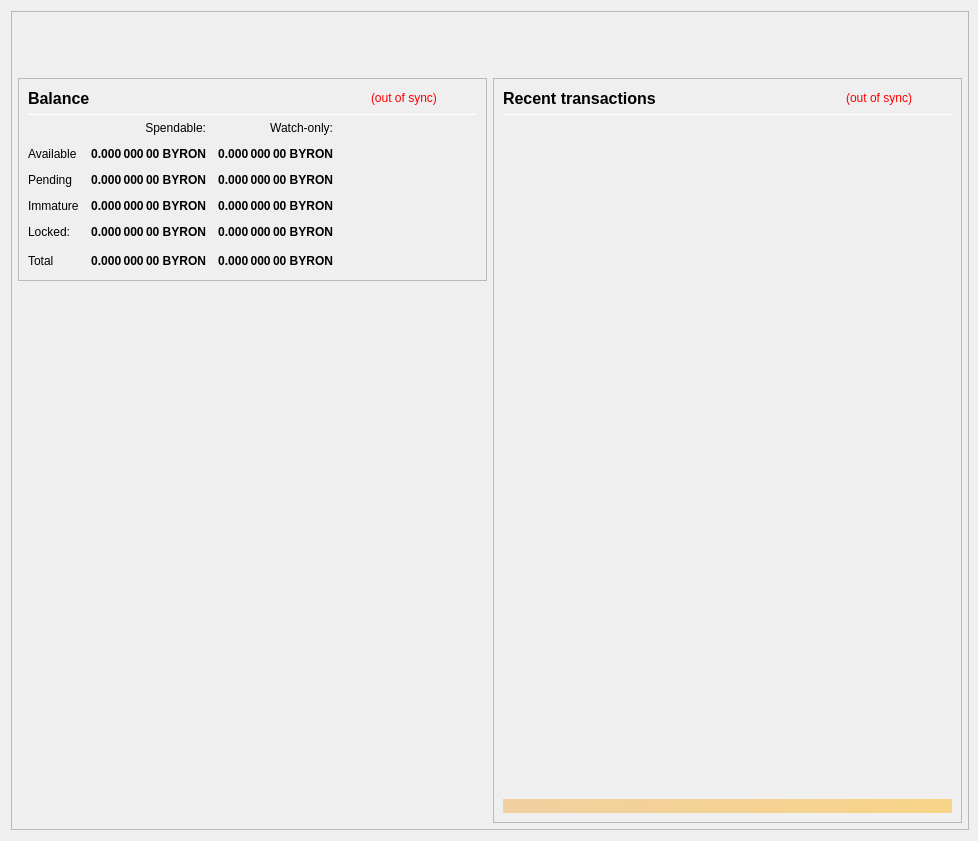
<?xml version="1.0" encoding="UTF-8"?>
<ui version="4.0">
 <class>OverviewPage</class>
 <widget class="QWidget" name="OverviewPage">
  <property name="geometry">
   <rect>
    <x>0</x>
    <y>0</y>
    <width>978</width>
    <height>841</height>
   </rect>
  </property>
  <property name="minimumSize">
   <size>
    <width>960</width>
    <height>682</height>
   </size>
  </property>
  <property name="font">
   <font>
    <weight>50</weight>
    <bold>false</bold>
   </font>
  </property>
  <property name="windowTitle">
   <string>Form</string>
  </property>
  <layout class="QVBoxLayout" name="topLayout" stretch="0">
   <property name="rightMargin">
    <number>9</number>
   </property>
   <item>
    <widget class="QFrame" name="frame_BG">
     <property name="minimumSize">
      <size>
       <width>850</width>
       <height>610</height>
      </size>
     </property>
     <property name="maximumSize">
      <size>
       <width>16777215</width>
       <height>16777215</height>
      </size>
     </property>
     <property name="frameShape">
      <enum>QFrame::StyledPanel</enum>
     </property>
     <property name="frameShadow">
      <enum>QFrame::Raised</enum>
     </property>
     <layout class="QVBoxLayout" name="verticalLayout_3" stretch="0">
      <property name="leftMargin">
       <number>0</number>
      </property>
      <property name="topMargin">
       <number>0</number>
      </property>
      <property name="rightMargin">
       <number>0</number>
      </property>
      <property name="bottomMargin">
       <number>6</number>
      </property>
      <item>
       <layout class="QVBoxLayout" name="verticalLayout_Master" stretch="0,1">
        <property name="leftMargin">
         <number>0</number>
        </property>
        <property name="topMargin">
         <number>0</number>
        </property>
        <property name="rightMargin">
         <number>0</number>
        </property>
        <property name="bottomMargin">
         <number>0</number>
        </property>
        <item>
         <widget class="QFrame" name="frame_Header">
          <layout class="QVBoxLayout" name="verticalLayout_Header" stretch="0">
           <property name="leftMargin">
            <number>0</number>
           </property>
           <property name="topMargin">
            <number>0</number>
           </property>
           <property name="rightMargin">
            <number>0</number>
           </property>
           <property name="bottomMargin">
            <number>0</number>
           </property>
           <item>
            <layout class="QHBoxLayout" name="horizontalLayout_Header" stretch="1,0">
             <property name="spacing">
              <number>6</number>
             </property>
             <item>
              <spacer name="horizontalSpacer_Header">
               <property name="orientation">
                <enum>Qt::Horizontal</enum>
               </property>
               <property name="sizeHint" stdset="0">
                <size>
                 <width>40</width>
                 <height>20</height>
                </size>
               </property>
              </spacer>
             </item>
             <item>
              <widget class="QLabel" name="labelOverviewHeaderRight">
               <property name="minimumSize">
                <size>
                 <width>464</width>
                 <height>60</height>
                </size>
               </property>
               <property name="maximumSize">
                <size>
                 <width>16777215</width>
                 <height>60</height>
                </size>
               </property>
               <property name="font">
                <font>
                 <pointsize>14</pointsize>
                </font>
               </property>
               <property name="text">
                <string/>
               </property>
               <property name="alignment">
                <set>Qt::AlignRight|Qt::AlignTrailing|Qt::AlignVCenter</set>
               </property>
              </widget>
             </item>
            </layout>
           </item>
          </layout>
         </widget>
        </item>
        <item>
         <widget class="QFrame" name="frame_Content">
          <layout class="QVBoxLayout" name="verticalLayout_Content">
           <property name="leftMargin">
            <number>6</number>
           </property>
           <property name="topMargin">
            <number>0</number>
           </property>
           <property name="rightMargin">
            <number>6</number>
           </property>
           <property name="bottomMargin">
            <number>0</number>
           </property>
           <item>
            <layout class="QHBoxLayout" name="horizontalLayout_Content" stretch="1,1">
             <property name="spacing">
              <number>6</number>
             </property>
             <item>
              <layout class="QVBoxLayout" name="verticalLayout_left" stretch="0,0">
               <item>
                <widget class="QFrame" name="frameBalances">
                 <property name="frameShape">
                  <enum>QFrame::StyledPanel</enum>
                 </property>
                 <property name="frameShadow">
                  <enum>QFrame::Raised</enum>
                 </property>
                 <layout class="QVBoxLayout" name="verticalLayout_4">
                  <item>
                   <layout class="QHBoxLayout" name="hlBalancesHeader" stretch="2,0,0">
                    <property name="spacing">
                     <number>6</number>
                    </property>
                    <item>
                     <widget class="QLabel" name="labelBalances">
                      <property name="minimumSize">
                       <size>
                        <width>0</width>
                        <height>0</height>
                       </size>
                      </property>
                      <property name="font">
                       <font>
                        <pointsize>12</pointsize>
                        <weight>75</weight>
                        <bold>true</bold>
                       </font>
                      </property>
                      <property name="text">
                       <string>Balance</string>
                      </property>
                     </widget>
                    </item>
                    <item>
                     <widget class="QLabel" name="labelWalletStatus">
                      <property name="cursor">
                       <cursorShape>WhatsThisCursor</cursorShape>
                      </property>
                      <property name="toolTip">
                       <string>The displayed information may be out of date. Your wallet automatically synchronizes with the Byron network after a connection is established, but this process has not completed yet.</string>
                      </property>
                      <property name="styleSheet">
                       <string notr="true">QLabel { color: red; }</string>
                      </property>
                      <property name="text">
                       <string notr="true">(out of sync)</string>
                      </property>
                      <property name="alignment">
                       <set>Qt::AlignLeading|Qt::AlignLeft|Qt::AlignVCenter</set>
                      </property>
                     </widget>
                    </item>
                    <item>
                     <spacer name="hsBalancesHeader">
                      <property name="orientation">
                       <enum>Qt::Horizontal</enum>
                      </property>
                      <property name="sizeHint" stdset="0">
                       <size>
                        <width>40</width>
                        <height>20</height>
                       </size>
                      </property>
                     </spacer>
                    </item>
                   </layout>
                  </item>
                  <item>
                   <widget class="Line" name="lineBalances">
                    <property name="minimumSize">
                     <size>
                      <width>0</width>
                      <height>1</height>
                     </size>
                    </property>
                    <property name="maximumSize">
                     <size>
                      <width>16777215</width>
                      <height>1</height>
                     </size>
                    </property>
                    <property name="orientation">
                     <enum>Qt::Horizontal</enum>
                    </property>
                   </widget>
                  </item>
                  <item>
                   <layout class="QGridLayout" name="gridLayout">
                    <property name="spacing">
                     <number>12</number>
                    </property>
                    <item row="0" column="1">
                     <widget class="QLabel" name="labelSpendable">
                      <property name="text">
                       <string>Spendable:</string>
                      </property>
                      <property name="alignment">
                       <set>Qt::AlignRight|Qt::AlignTrailing|Qt::AlignVCenter</set>
                      </property>
                     </widget>
                    </item>
                    <item row="0" column="2">
                     <widget class="QLabel" name="labelWatchonly">
                      <property name="text">
                       <string>Watch-only:</string>
                      </property>
                      <property name="alignment">
                       <set>Qt::AlignRight|Qt::AlignTrailing|Qt::AlignVCenter</set>
                      </property>
                     </widget>
                    </item>
                    <item row="1" column="0">
                     <widget class="QLabel" name="labelAvailableText">
                      <property name="text">
                       <string>Available</string>
                      </property>
                      <property name="textInteractionFlags">
                       <set>Qt::NoTextInteraction</set>
                      </property>
                     </widget>
                    </item>
                    <item row="1" column="1">
                     <widget class="QLabel" name="labelAvailable">
                      <property name="font">
                       <font>
                        <weight>75</weight>
                        <bold>true</bold>
                       </font>
                      </property>
                      <property name="cursor">
                       <cursorShape>ArrowCursor</cursorShape>
                      </property>
                      <property name="toolTip">
                       <string>Your current spendable balance</string>
                      </property>
                      <property name="text">
                       <string notr="true">0.000 000 00 BYRON</string>
                      </property>
                      <property name="alignment">
                       <set>Qt::AlignRight|Qt::AlignTrailing|Qt::AlignVCenter</set>
                      </property>
                      <property name="textInteractionFlags">
                       <set>Qt::NoTextInteraction</set>
                      </property>
                     </widget>
                    </item>
                    <item row="1" column="2">
                     <widget class="QLabel" name="labelWatchAvailable">
                      <property name="font">
                       <font>
                        <weight>75</weight>
                        <bold>true</bold>
                       </font>
                      </property>
                      <property name="cursor">
                       <cursorShape>ArrowCursor</cursorShape>
                      </property>
                      <property name="toolTip">
                       <string>Your current balance in watch-only addresses</string>
                      </property>
                      <property name="text">
                       <string notr="true">0.000 000 00 BYRON</string>
                      </property>
                      <property name="alignment">
                       <set>Qt::AlignRight|Qt::AlignTrailing|Qt::AlignVCenter</set>
                      </property>
                      <property name="textInteractionFlags">
                       <set>Qt::NoTextInteraction</set>
                      </property>
                     </widget>
                    </item>
                    <item row="2" column="0">
                     <widget class="QLabel" name="labelPendingText">
                      <property name="text">
                       <string>Pending</string>
                      </property>
                      <property name="textInteractionFlags">
                       <set>Qt::NoTextInteraction</set>
                      </property>
                     </widget>
                    </item>
                    <item row="2" column="1">
                     <widget class="QLabel" name="labelPending">
                      <property name="font">
                       <font>
                        <weight>75</weight>
                        <bold>true</bold>
                       </font>
                      </property>
                      <property name="cursor">
                       <cursorShape>ArrowCursor</cursorShape>
                      </property>
                      <property name="toolTip">
                       <string>Total of transactions that have yet to be confirmed, and do not yet count toward the spendable balance</string>
                      </property>
                      <property name="text">
                       <string notr="true">0.000 000 00 BYRON</string>
                      </property>
                      <property name="alignment">
                       <set>Qt::AlignRight|Qt::AlignTrailing|Qt::AlignVCenter</set>
                      </property>
                      <property name="textInteractionFlags">
                       <set>Qt::NoTextInteraction</set>
                      </property>
                     </widget>
                    </item>
                    <item row="2" column="2">
                     <widget class="QLabel" name="labelWatchPending">
                      <property name="font">
                       <font>
                        <weight>75</weight>
                        <bold>true</bold>
                       </font>
                      </property>
                      <property name="cursor">
                       <cursorShape>ArrowCursor</cursorShape>
                      </property>
                      <property name="toolTip">
                       <string>Unconfirmed transactions to watch-only addresses</string>
                      </property>
                      <property name="text">
                       <string notr="true">0.000 000 00 BYRON</string>
                      </property>
                      <property name="alignment">
                       <set>Qt::AlignRight|Qt::AlignTrailing|Qt::AlignVCenter</set>
                      </property>
                      <property name="textInteractionFlags">
                       <set>Qt::NoTextInteraction</set>
                      </property>
                     </widget>
                    </item>
                    <item row="3" column="0">
                     <widget class="QLabel" name="labelImmatureText">
                      <property name="text">
                       <string>Immature</string>
                      </property>
                      <property name="textInteractionFlags">
                       <set>Qt::NoTextInteraction</set>
                      </property>
                     </widget>
                    </item>
                    <item row="3" column="1">
                     <widget class="QLabel" name="labelImmature">
                      <property name="font">
                       <font>
                        <weight>75</weight>
                        <bold>true</bold>
                       </font>
                      </property>
                      <property name="cursor">
                       <cursorShape>ArrowCursor</cursorShape>
                      </property>
                      <property name="toolTip">
                       <string>Staked or masternode rewards that has not yet matured</string>
                      </property>
                      <property name="text">
                       <string notr="true">0.000 000 00 BYRON</string>
                      </property>
                      <property name="alignment">
                       <set>Qt::AlignRight|Qt::AlignTrailing|Qt::AlignVCenter</set>
                      </property>
                      <property name="textInteractionFlags">
                       <set>Qt::NoTextInteraction</set>
                      </property>
                     </widget>
                    </item>
                    <item row="3" column="2">
                     <widget class="QLabel" name="labelWatchImmature">
                      <property name="font">
                       <font>
                        <weight>75</weight>
                        <bold>true</bold>
                       </font>
                      </property>
                      <property name="cursor">
                       <cursorShape>ArrowCursor</cursorShape>
                      </property>
                      <property name="toolTip">
                       <string>Staked or masternode rewards in watch-only addresses that has not yet matured</string>
                      </property>
                      <property name="text">
                       <string notr="true">0.000 000 00 BYRON</string>
                      </property>
                      <property name="alignment">
                       <set>Qt::AlignRight|Qt::AlignTrailing|Qt::AlignVCenter</set>
                      </property>
                      <property name="textInteractionFlags">
                       <set>Qt::NoTextInteraction</set>
                      </property>
                     </widget>
                    </item>
                    <item row="4" column="0">
                     <widget class="QLabel" name="labelLockedText">
                      <property name="toolTip">
                       <string>Locked BYRON or Masternode collaterals.</string>
                      </property>
                      <property name="text">
                       <string>Locked:</string>
                      </property>
                     </widget>
                    </item>
                    <item row="4" column="1">
                     <widget class="QLabel" name="labelLocked">
                      <property name="font">
                       <font>
                        <weight>75</weight>
                        <bold>true</bold>
                       </font>
                      </property>
                      <property name="cursor">
                       <cursorShape>ArrowCursor</cursorShape>
                      </property>
                      <property name="toolTip">
                       <string>Locked BYRON or Masternode collaterals.</string>
                      </property>
                      <property name="text">
                       <string notr="true">0.000 000 00 BYRON</string>
                      </property>
                      <property name="alignment">
                       <set>Qt::AlignRight|Qt::AlignTrailing|Qt::AlignVCenter</set>
                      </property>
                      <property name="textInteractionFlags">
                       <set>Qt::NoTextInteraction</set>
                      </property>
                     </widget>
                    </item>
                    <item row="4" column="2">
                     <widget class="QLabel" name="labelWatchLocked">
                      <property name="font">
                       <font>
                        <weight>75</weight>
                        <bold>true</bold>
                       </font>
                      </property>
                      <property name="cursor">
                       <cursorShape>ArrowCursor</cursorShape>
                      </property>
                      <property name="toolTip">
                       <string>Current locked balance in watch-only addresses</string>
                      </property>
                      <property name="text">
                       <string notr="true">0.000 000 00 BYRON</string>
                      </property>
                      <property name="alignment">
                       <set>Qt::AlignRight|Qt::AlignTrailing|Qt::AlignVCenter</set>
                      </property>
                      <property name="textInteractionFlags">
                       <set>Qt::NoTextInteraction</set>
                      </property>
                     </widget>
                    </item>
                    <item row="5" column="0">
                     <widget class="QLabel" name="labelTotalText">
                      <property name="text">
                       <string>Total</string>
                      </property>
                      <property name="textInteractionFlags">
                       <set>Qt::NoTextInteraction</set>
                      </property>
                     </widget>
                    </item>
                    <item row="5" column="1">
                     <widget class="QLabel" name="labelTotal">
                      <property name="font">
                       <font>
                        <weight>75</weight>
                        <bold>true</bold>
                       </font>
                      </property>
                      <property name="cursor">
                       <cursorShape>ArrowCursor</cursorShape>
                      </property>
                      <property name="toolTip">
                       <string>Your current total balance</string>
                      </property>
                      <property name="text">
                       <string notr="true">0.000 000 00 BYRON</string>
                      </property>
                      <property name="alignment">
                       <set>Qt::AlignRight|Qt::AlignTrailing|Qt::AlignVCenter</set>
                      </property>
                      <property name="textInteractionFlags">
                       <set>Qt::NoTextInteraction</set>
                      </property>
                     </widget>
                    </item>
                    <item row="5" column="2">
                     <widget class="QLabel" name="labelWatchTotal">
                      <property name="font">
                       <font>
                        <weight>75</weight>
                        <bold>true</bold>
                       </font>
                      </property>
                      <property name="cursor">
                       <cursorShape>ArrowCursor</cursorShape>
                      </property>
                      <property name="toolTip">
                       <string>Current total balance in watch-only addresses</string>
                      </property>
                      <property name="text">
                       <string notr="true">0.000 000 00 BYRON</string>
                      </property>
                      <property name="alignment">
                       <set>Qt::AlignRight|Qt::AlignTrailing|Qt::AlignVCenter</set>
                      </property>
                      <property name="textInteractionFlags">
                       <set>Qt::NoTextInteraction</set>
                      </property>
                     </widget>
                    </item>
                    <item row="5" column="3">
                     <spacer name="hsBalances">
                      <property name="orientation">
                       <enum>Qt::Horizontal</enum>
                      </property>
                      <property name="sizeHint" stdset="0">
                       <size>
                        <width>40</width>
                        <height>20</height>
                       </size>
                      </property>
                     </spacer>
                    </item>
                   </layout>
                  </item>
                 </layout>
                </widget>
               </item>
               <item>
                <spacer name="verticalSpacer">
                 <property name="orientation">
                  <enum>Qt::Vertical</enum>
                 </property>
                 <property name="sizeHint" stdset="0">
                  <size>
                   <width>20</width>
                   <height>40</height>
                  </size>
                 </property>
                </spacer>
               </item>
              </layout>
             </item>
             <item>
              <layout class="QVBoxLayout" name="verticalLayout_right" stretch="1">
               <item>
                <widget class="QFrame" name="frame_RecentTransactions">
                 <property name="minimumSize">
                  <size>
                   <width>0</width>
                   <height>0</height>
                  </size>
                 </property>
                 <property name="frameShape">
                  <enum>QFrame::StyledPanel</enum>
                 </property>
                 <property name="frameShadow">
                  <enum>QFrame::Raised</enum>
                 </property>
                 <layout class="QVBoxLayout" name="verticalLayout_1" stretch="0,0,0,0,0">
                  <item>
                   <layout class="QHBoxLayout" name="horizontalLayout_2" stretch="2,0,0">
                    <property name="spacing">
                     <number>3</number>
                    </property>
                    <item>
                     <widget class="QLabel" name="labelRecentTransactions">
                      <property name="minimumSize">
                       <size>
                        <width>0</width>
                        <height>20</height>
                       </size>
                      </property>
                      <property name="font">
                       <font>
                        <pointsize>12</pointsize>
                        <weight>75</weight>
                        <bold>true</bold>
                       </font>
                      </property>
                      <property name="text">
                       <string>Recent transactions</string>
                      </property>
                     </widget>
                    </item>
                    <item>
                     <widget class="QLabel" name="labelTransactionsStatus">
                      <property name="cursor">
                       <cursorShape>WhatsThisCursor</cursorShape>
                      </property>
                      <property name="toolTip">
                       <string>The displayed information may be out of date. Your wallet automatically synchronizes with the Byron network after a connection is established, but this process has not completed yet.</string>
                      </property>
                      <property name="styleSheet">
                       <string notr="true">QLabel { color: red; }</string>
                      </property>
                      <property name="text">
                       <string notr="true">(out of sync)</string>
                      </property>
                      <property name="alignment">
                       <set>Qt::AlignRight|Qt::AlignTrailing|Qt::AlignVCenter</set>
                      </property>
                     </widget>
                    </item>
                    <item>
                     <spacer name="horizontalSpacer">
                      <property name="orientation">
                       <enum>Qt::Horizontal</enum>
                      </property>
                      <property name="sizeHint" stdset="0">
                       <size>
                        <width>40</width>
                        <height>20</height>
                       </size>
                      </property>
                     </spacer>
                    </item>
                   </layout>
                  </item>
                  <item>
                   <widget class="Line" name="line">
                    <property name="minimumSize">
                     <size>
                      <width>0</width>
                      <height>1</height>
                     </size>
                    </property>
                    <property name="maximumSize">
                     <size>
                      <width>16777215</width>
                      <height>1</height>
                     </size>
                    </property>
                    <property name="orientation">
                     <enum>Qt::Horizontal</enum>
                    </property>
                   </widget>
                  </item>
                  <item>
                   <widget class="QListView" name="listTransactions">
                    <property name="minimumSize">
                     <size>
                      <width>0</width>
                      <height>0</height>
                     </size>
                    </property>
                    <property name="styleSheet">
                     <string notr="true">QListView { background: transparent; }</string>
                    </property>
                    <property name="frameShape">
                     <enum>QFrame::NoFrame</enum>
                    </property>
                    <property name="verticalScrollBarPolicy">
                     <enum>Qt::ScrollBarAlwaysOff</enum>
                    </property>
                    <property name="horizontalScrollBarPolicy">
                     <enum>Qt::ScrollBarAlwaysOff</enum>
                    </property>
                    <property name="selectionMode">
                     <enum>QAbstractItemView::NoSelection</enum>
                    </property>
                   </widget>
                  </item>
                  <item>
                   <spacer name="verticalSpacer_2">
                    <property name="orientation">
                     <enum>Qt::Vertical</enum>
                    </property>
                    <property name="sizeType">
                     <enum>QSizePolicy::Expanding</enum>
                    </property>
                    <property name="sizeHint" stdset="0">
                     <size>
                      <width>20</width>
                      <height>40</height>
                     </size>
                    </property>
                   </spacer>
                  </item>
                  <item>
                   <widget class="QLabel" name="labelAlerts">
                    <property name="maximumSize">
                     <size>
                      <width>16777215</width>
                      <height>16777215</height>
                     </size>
                    </property>
                    <property name="styleSheet">
                     <string notr="true">background-color: qlineargradient(x1: 0, y1: 0, x2: 1, y2: 0, stop:0 #F0D0A0, stop:1 #F8D488); color:#000000;</string>
                    </property>
                    <property name="text">
                     <string/>
                    </property>
                    <property name="wordWrap">
                     <bool>true</bool>
                    </property>
                    <property name="margin">
                     <number>3</number>
                    </property>
                   </widget>
                  </item>
                 </layout>
                </widget>
               </item>
              </layout>
             </item>
            </layout>
           </item>
          </layout>
         </widget>
        </item>
       </layout>
      </item>
     </layout>
    </widget>
   </item>
  </layout>
 </widget>
 <resources/>
 <connections/>
</ui>
